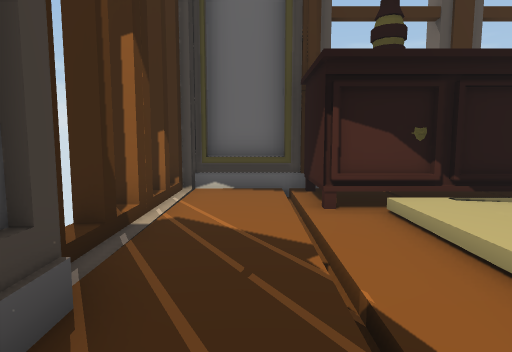
View 1 (above)

13 first-person views from a walk through a Unity game level. The camera is 1.2 m above the floor, tilts 6° down and sees 75° across. The floor is counted in squares, 1 m on a side. Each view is taken from the middle of a square. On the plan, view 1 faces up. The plan holds only what a view shows up to about 14 squares ahead; the rest is blank. The place goes on beyond the plan.

View 2
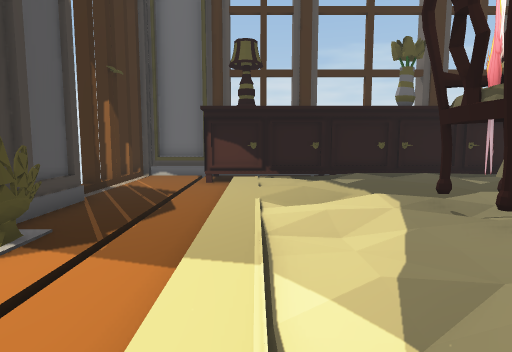

View 3
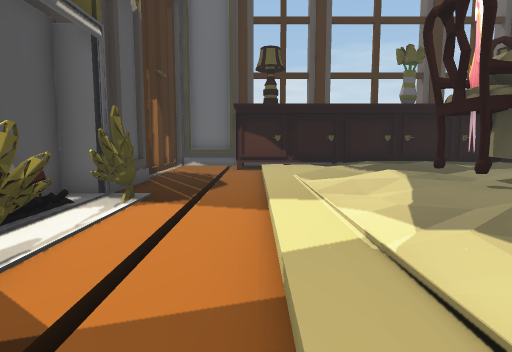

View 4
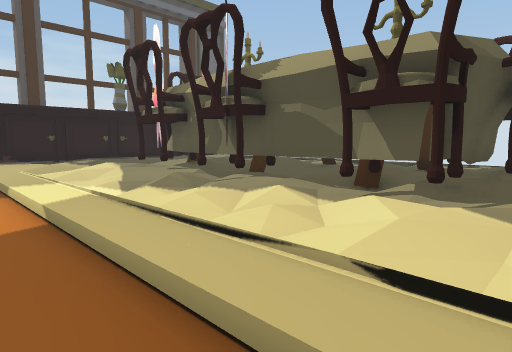

View 5
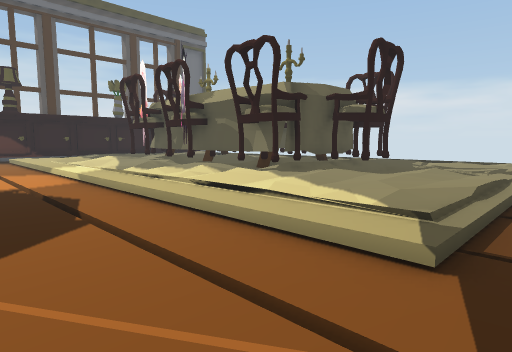

View 6
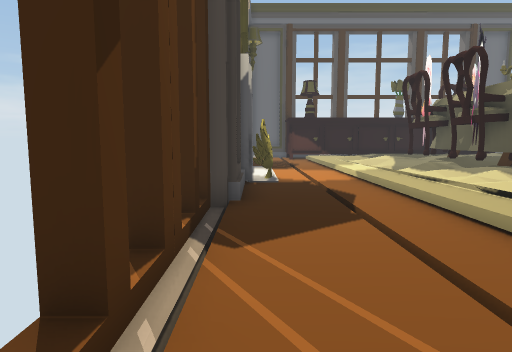

View 7
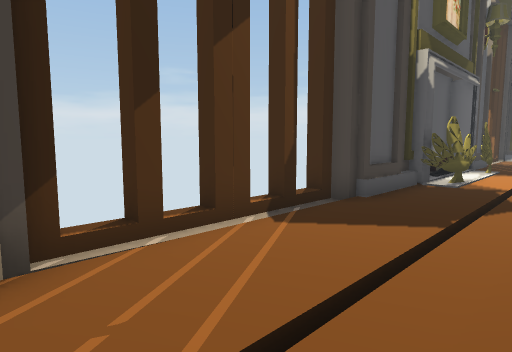

View 8
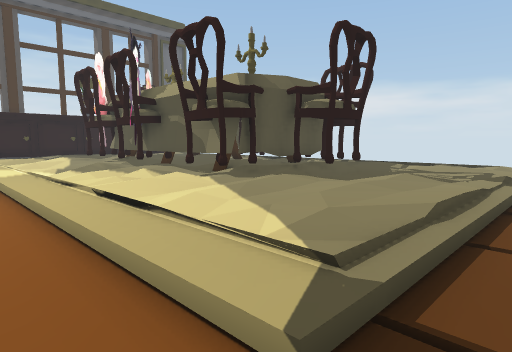

View 9
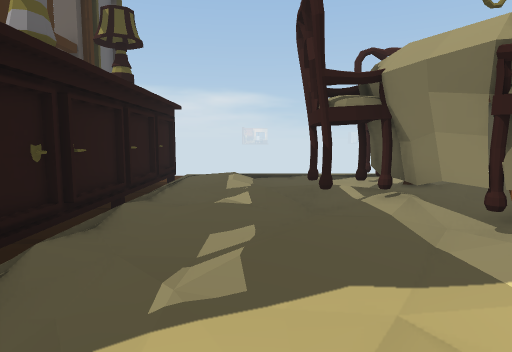

View 10
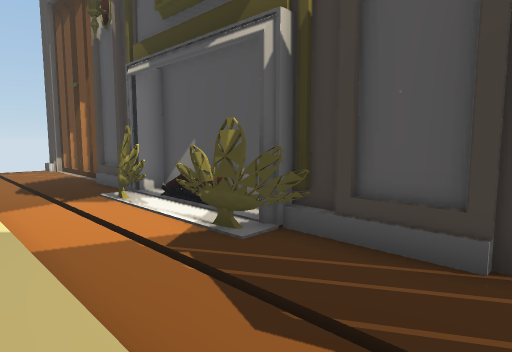

View 11
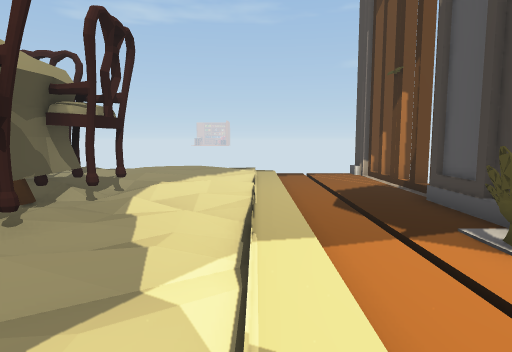

View 12
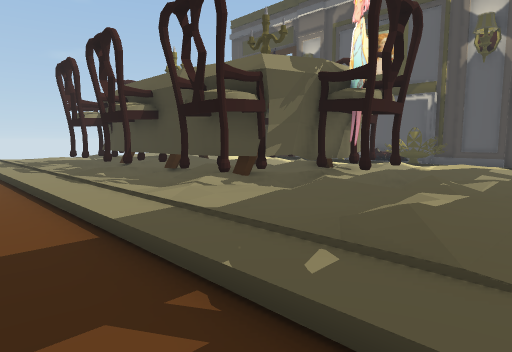

View 13
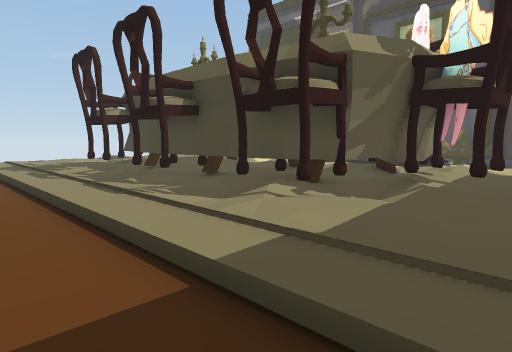

### Floor plan
Key: @ floor where view 1 was taken; # wall or solid block; x gap in a wall; . main floor; : floor 0.25 m higher than the main floor; - floor 0.25 m lower than the main floor; / step, stairs or slope; = window, fence, low wall or low ledge.
Columns run from 2 left of view 1 to 17 right of it. Each row starts with its distance up from view 1.
  9 ####
  8 #==#
  7 x--#
  6 x--###############
  5 x--//.../......... -
  4 x--//../..../.:///-
  3 x--//...:/../=//..--
  2 #--//.:/.:/##=....--
  1 #--//.//..=###.//.--
  0 ##@//../########..--
 -1 ##-/////##   ###..--
 -2  #-///.=##    #...-
 -3  #-///...#    #...-
 -4  #=///-/##    ##..-
 -5  ##///..##    ##..-
 -6 ##-////.=#    ##..-
 -7 ##-/////.#    #..=-
 -8 #--//...###  ###=.-
 -9 #--//../####=##=..
-10 x--////:==/##/##..
-11 x--//...=./##./...
-12  --///..::.==//...
-13 x--//..:::==..: ..
-14 x--////::.=......
-15 x--//////////
-16 #--/-/--

Positions as (right, up) in squares from view 1, and headings:
1: (0, 0), facing up
2: (3, -6), facing up
3: (2, -8), facing up
4: (1, -11), facing up-right
5: (-1, -16), facing up-right
6: (-1, -16), facing up
7: (2, -16), facing up-left
8: (1, -16), facing up-right
9: (3, 3), facing right
10: (3, 3), facing down-left
11: (3, -1), facing down
12: (17, 5), facing down-left
13: (17, 3), facing down-left
